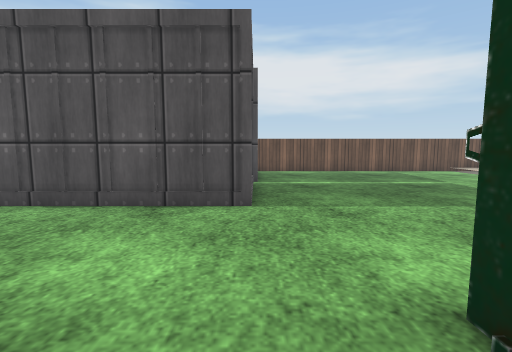
[1] (above)

16 first-person views from a walk through a scene from a Unity 3-D project. The camera is 0.72 m above the floor, tilts 6° down and sees 85° across. The floor is counted in squares, 0.5 m on a side. Each view is taken from the middle of a square. On the plan, view 1 faces up. The plan holds only what a view shows up to about 14 squares ahead; the rest is blank. The place goes on beyond the plan. The player is left out. Some surface patterns are stand-ins.

[2]
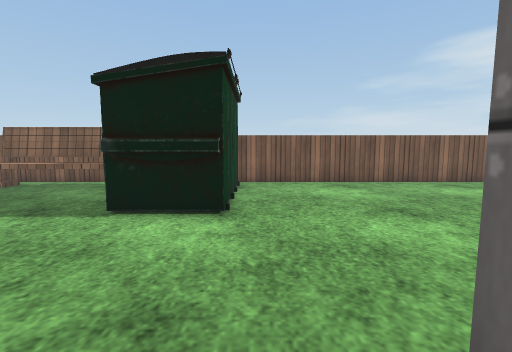

[3]
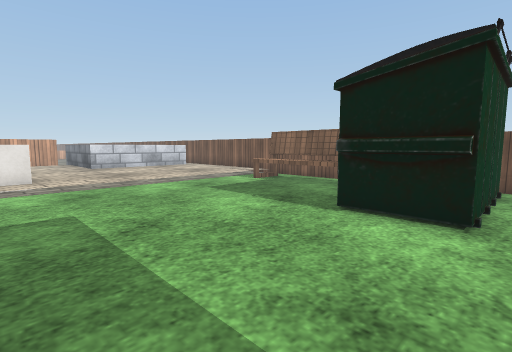

[4]
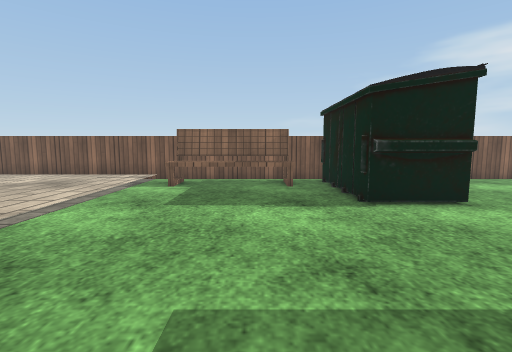

[5]
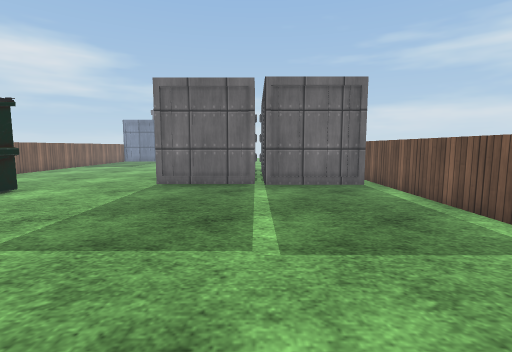

[6]
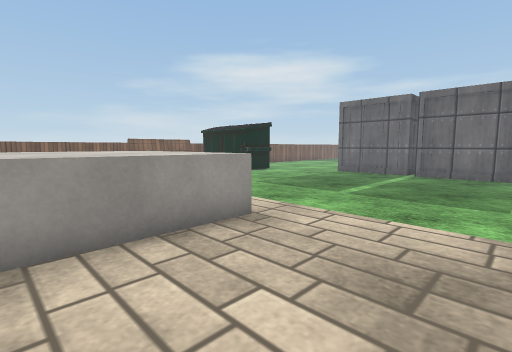

[7]
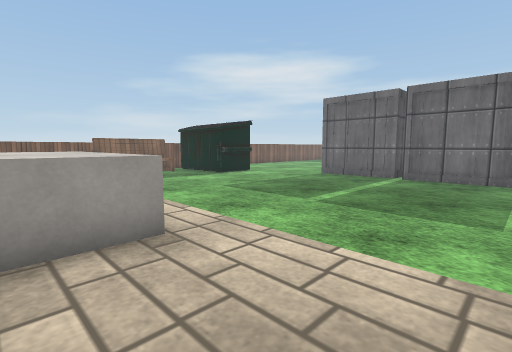

[8]
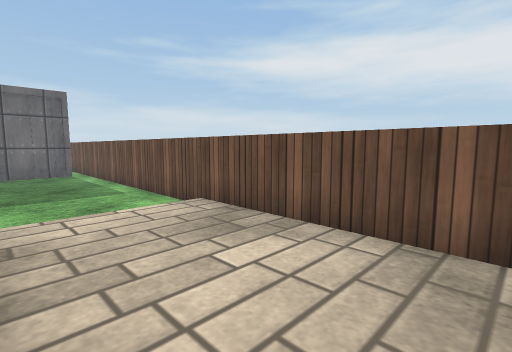

[9]
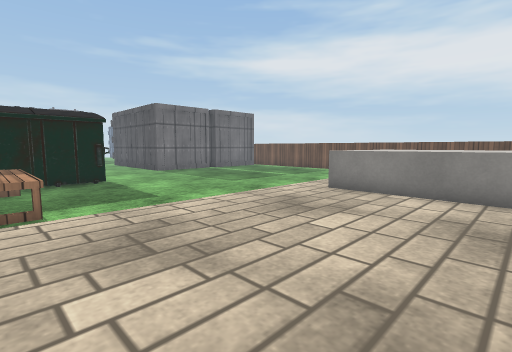

[10]
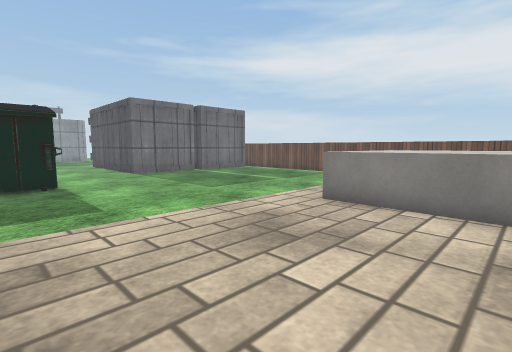

[11]
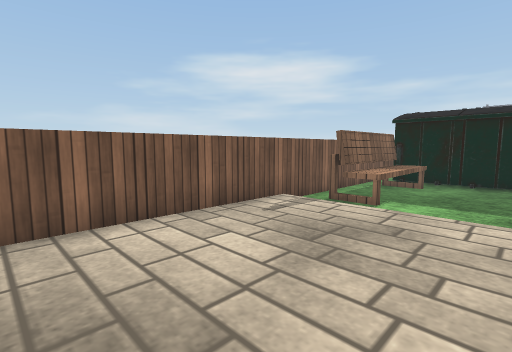

[12]
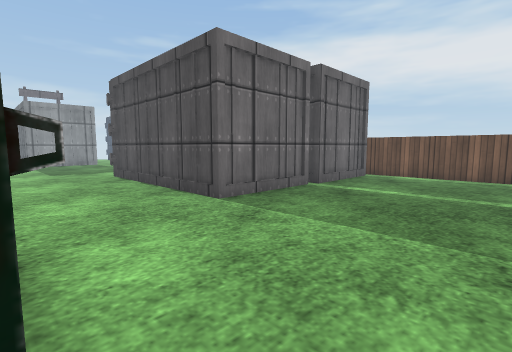

[13]
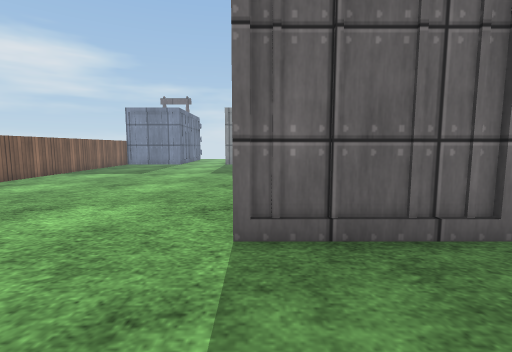

[14]
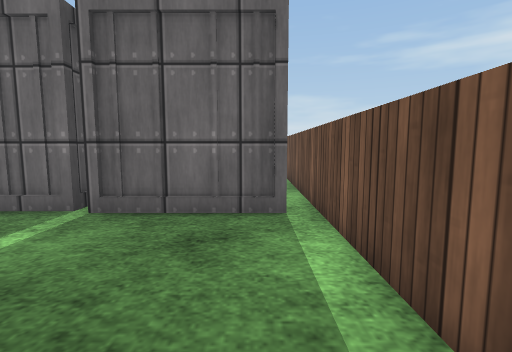

[15]
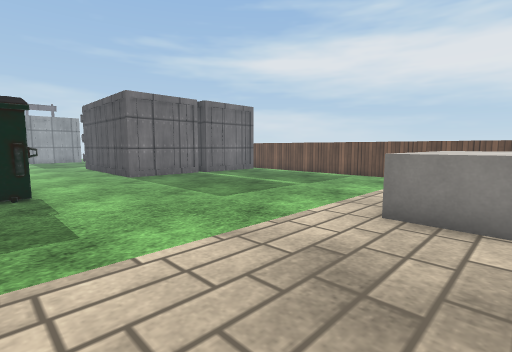

[16]
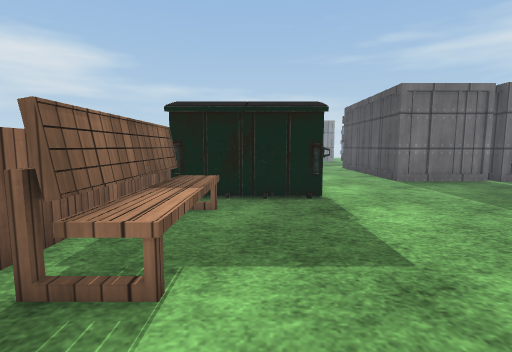

### Floor plan
Key: @ floor where view 1 was taken; # wall or solid block; . main floor; : floor 0.1 m higher than the main floor; B block; O other object.
Columns run from 7 left of view 1 to 18 right of it. Each row starts with its distance up from view 1.
 17 ##########################
 16   .................:::::::
 15        #...........:::::::
 14        #...........:::::::
 13       ##...........::::::
 12       #O...........:::::::
 11       ##...........:BBBBB
 10        ............:BBBBB
  9        #...........:BBBBB
  8       ##...........:BBBB
  7 #######O...........:BBBBBB
  6 ...................:::::::
  5 ...................:::::::
  4 ...................:::::::
  3 ...................:::::::
  2 .........#O#.......:::::::
  1 .........###.......:::::::
  0 .......@.###.......:::::::
 -1 .........###.OOOOO.:::::::
 -2 .........###.OOOOO.:::::::
 -3 .........OOO.......:::::::
 -4 ##########################

Where each view was taken, in squares from view 1:
view 1: 0 up, 0 right, facing up
view 2: 8 up, 1 right, facing down
view 3: 8 up, 1 right, facing down-right
view 4: 9 up, 7 right, facing down
view 5: 11 up, 12 right, facing left
view 6: 16 up, 17 right, facing down-left
view 7: 16 up, 15 right, facing down-left
view 8: 12 up, 18 right, facing up-left
view 9: 2 down, 18 right, facing up-left
view 10: 0 up, 17 right, facing up-left
view 11: 2 up, 18 right, facing down-left
view 12: 2 up, 6 right, facing up-left
view 13: 7 up, 4 right, facing left
view 14: 15 up, 6 right, facing left
view 15: 1 up, 15 right, facing up-left
view 16: 0 up, 13 right, facing left
